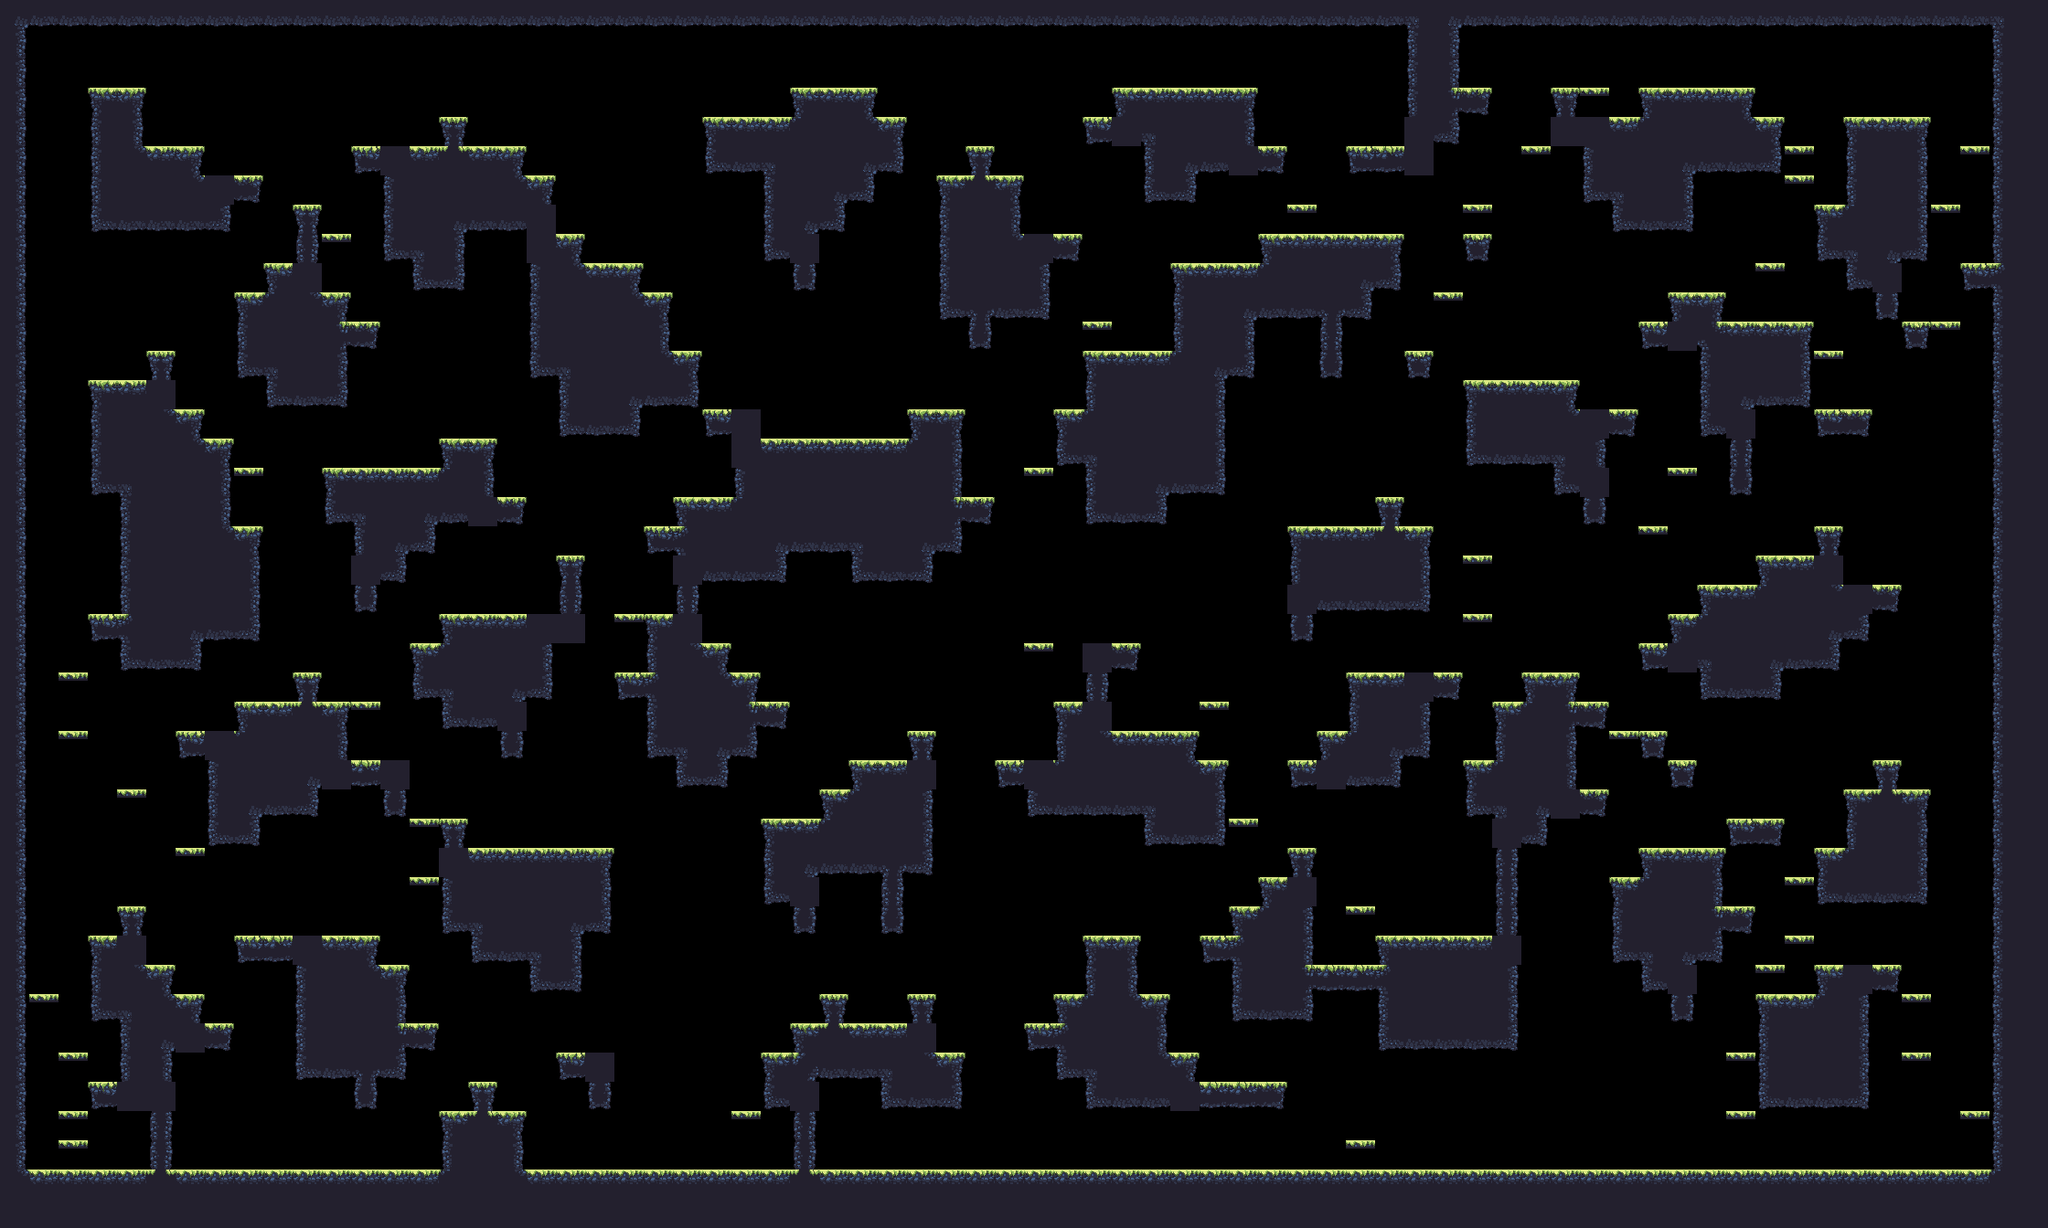

A level layout from a 2D game, rendered from its tile map. Below: a short description, then the map file with tile-grid data replaced by summaries:
An orthogonal 70x42 tile map with 32x32 px tiles, 1 tile layer (main) and 17 objects (9x spawn, spawnPlayer0, spawnCrown0, spawnPlayer1, spawnCrown1, ...).

<map compressionlevel="0" height="42" infinite="0" nextlayerid="3" nextobjectid="4" orientation="orthogonal" renderorder="right-down" tiledversion="1.3.2" tileheight="32" tilewidth="32" version="1.2" width="70">
 <tileset firstgid="1" source="forest_summer_tile_set.tsx" />
 <layer height="42" id="1" name="main" width="70">
  <data>[2940 cells, 1232 non-empty, 27 distinct tile ids]</data>
 </layer>
 <objectgroup><object id="1" name="spawnPlayer0" x="256" y="144.0" /><object id="2" name="spawnCrown0" x="288" y="144.0" /><object id="3" name="spawnPlayer1" x="2112" y="80.0" /><object id="4" name="spawnCrown1" x="2080" y="80.0" /><object id="5" name="spawnPlayer2" x="64" y="1232.0" /><object id="6" name="spawnCrown2" x="64" y="1232.0" /><object id="7" name="spawnPlayer3" x="2144" y="1232.0" /><object id="8" name="spawnCrown3" x="2112" y="1232.0" /><object id="9" name="spawn" x="1312" y="1104.0" /><object id="10" name="spawn" x="1952" y="1040.0" /><object id="11" name="spawn" x="384" y="976.0" /><object id="12" name="spawn" x="2080" y="592.0" /><object id="13" name="spawn" x="288" y="1232.0" /><object id="14" name="spawn" x="1760" y="1232.0" /><object id="15" name="spawn" x="928" y="432.0" /><object id="16" name="spawn" x="448" y="1232.0" /><object id="17" name="spawn" x="1472" y="528.0" /></objectgroup></map>
